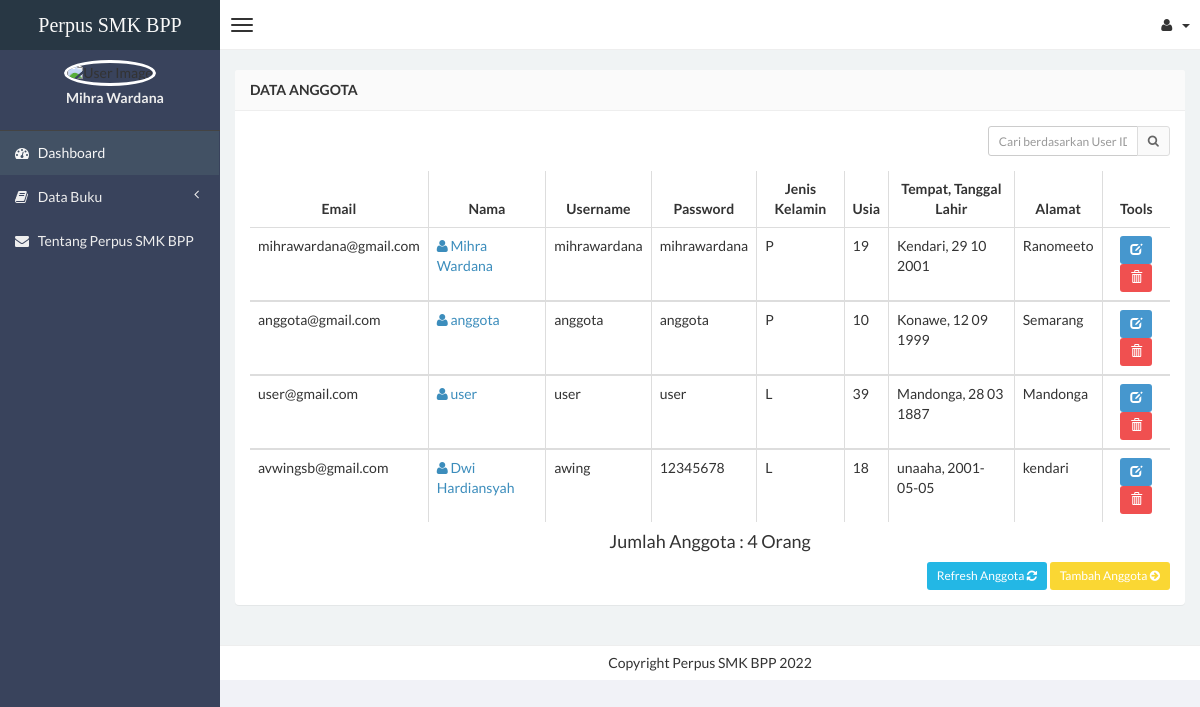
/anggota/anggota.php (signed in), run on the app's committed database.
### tables this page shows
CREATE TABLE `data_anggota` (
  `id` int(4) NOT NULL,
  `no_induk` varchar(100) NOT NULL,
  `nama` varchar(150) NOT NULL,
  `username` varchar(100) NOT NULL,
  `password` varchar(25) NOT NULL,
  `jk` varchar(2) NOT NULL,
  `kelas` varchar(5) NOT NULL,
  `ttl` varchar(100) NOT NULL,
  `alamat` varchar(250) NOT NULL,
  `foto` varchar(75) NOT NULL
);

### anggota/anggota.php (the view, shortened to what this page needs)
<?php
if (empty($_SESSION['username'])) {
    header('location:../index.php');
} else {
?>
    <!DOCTYPE html>
    <html>
    <head>
        <link href="../css/bootstrap.min.css" rel="stylesheet" type="text/css" />
        <link href="../css/font-awesome.min.css" rel="stylesheet" type="text/css" />
        <link href="../css/ionicons.min.css" rel="stylesheet" type="text/css" />
        <link href="../css/morris/morris.css" rel="stylesheet" type="text/css" />
        <link href="../css/jvectormap/jquery-jvectormap-1.2.2.css" rel="stylesheet" type="text/css" />
        <link href="../css/datepicker/datepicker3.css" rel="stylesheet" type="text/css" />
        <link href="../css/daterangepicker/daterangepicker-bs3.css" rel="stylesheet" type="text/css" />
        <link href="../css/iCheck/all.css" rel="stylesheet" type="text/css" />
        <link href="../css/style.css" rel="stylesheet" type="text/css" />
    </head>
    <body class="skin-black">
        <header class="header">
            <a href="index.php" class="logo">
                Perpus SMK BPP
            </a>
            <nav class="navbar navbar-static-top" role="navigation">
                <a href="#" class="navbar-btn sidebar-toggle" data-toggle="offcanvas" role="button">
                    <span class="icon-bar"></span>
                    <span class="icon-bar"></span>
                    <span class="icon-bar"></span>
                </a>
                <div class="navbar-right">
                    <ul class="nav navbar-nav">
                        <li class="dropdown user user-menu">
                            <a href="#" class="dropdown-toggle" data-toggle="dropdown">
                                <i class="fa fa-user"></i>
                                <span><?php echo $_SESSION['fullname']; ?> <i class="caret"></i></span>
                            </a>
                        </li>
                    </ul>
                </div>
            </nav>
        </header>
    <?php } ?>
    <div class="wrapper row-offcanvas row-offcanvas-left">
        <aside class="left-side sidebar-offcanvas">
            <section class="sidebar">
                <div class="user-panel">
                    <div>
                        <center><img src="<?php echo $_SESSION['foto']; ?>" height="80" width="80" class="img-circle" alt="User Image" style="border: 3px solid white;" /></center>
                    </div>
                    <div class="info">
                        <center>
                            <p><?php echo $_SESSION['nama']; ?></p>
                        </center>
                    </div>
                </div>
                <?php include "menu.php"; ?>
            </section>
        </aside>
        <aside class="right-side">
            <section class="content">
                <div class="row">
                    <div class="col-xs-12">
                        <div class="panel">
                            <header class="panel-heading">
                                <b>Data Anggota</b>
                            </header>
                            <div class="panel-body table-responsive">
                                <div class="box-tools m-b-15">
                                    <form action="anggota.php" method="POST">
                                        <div class="input-group">
                                            <input type='text' class="form-control input-sm pull-right" style="width: 150px;" name='qcari' placeholder='Cari berdasarkan User ID dan Username' required />
                                            <div class="input-group-btn">
                                                <button class="btn btn-sm btn-default" type="submit"><i class="fa fa-search"></i></button>
                                            </div>
                                        </div>
                                    </form>
                                </div>
                                <?php
                                $query1 = "select * from data_anggota";
                                $tampil = mysqli_query($conn, $query1) or die(mysqli_error($conn));
                                ?>
                                <table id="example" class="table table-hover table-bordered">
                                    <thead>
                                        <tr>
                                            <th>
                                                <center>Email </center>
                                            </th>
                                            <th>
                                                <center>Nama </center>
                                            </th>
                                            <th>
                                                <center>Username </center>
                                            </th>
                                            <th>
                                                <center>Password </center>
                                            </th>
                                            <th>
                                                <center>Jenis Kelamin </center>
                                            </th>
                                            <th>
                                                <center>Usia </center>
                                            </th>
                                            <th>
                                                <center>Tempat, Tanggal Lahir </center>
                                            </th>
                                            <th>
                                                <center>Alamat </center>
                                            </th>
                                            <th>
                                                <center>Tools</center>
                                            </th>
                                        </tr>
                                    </thead>
                                    <?php while ($data = mysqli_fetch_array($tampil)) { ?>
                                        <tbody>
                                            <tr>
                                                <td><?php echo $data['no_induk']; ?></td>
                                                <td><a href="detail-anggota.php?hal=edit&kd=<?php echo $data['id']; ?>"><span class="fa fa-user"></span> <?php echo $data['nama']; ?></a></td>
                                                <td><?php echo $data['username']; ?></td>
                                                <td><?php echo $data['password']; ?></td>
                                                <td><?php echo $data['jk']; ?></td>
                                                <td><?php echo $data['kelas']; ?></td>
                                                <td><?php echo $data['ttl']; ?></td>
                                                <td><?php echo $data['alamat']; ?></td>
                                                <td>
                                                    <center>
                                                        <div id="thanks"><a class="btn btn-sm btn-primary" data-placement="bottom" data-toggle="tooltip" title="Edit Anggota" href="edit-anggota.php?hal=edit&kd=<?php echo $data['id']; ?>"><span class="glyphicon glyphicon-edit"></span></a>
                                                            <a onclick="return confirm ('Yakin hapus <?php echo $data['nama']; ?>.?');" class="btn btn-sm btn-danger tooltips" data-placement="bottom" data-toggle="tooltip" title="Hapus Anggota" href="hapus-anggota.php?hal=hapus&kd=<?php echo $data['id']; ?>"><span class="glyphicon glyphicon-trash"></a>
                                                    </center>
                                                </td>
                                            </tr>
                            </div>
                        <?php
                                    }
                        ?>
                        <?php $tampil = mysqli_query($conn, "select * from data_anggota order by id");
                        $user = mysqli_num_rows($tampil);
                        ?>
                        <center>
                            <h4>Jumlah Anggota : <?php echo "$user"; ?> Orang </h4>
                        </center>
                        <div class="text-right" style="margin-top: 10px;">
                            <a href="anggota.php" class="btn btn-sm btn-info">Refresh Anggota <i class="fa fa-refresh"></i></a> <a href="input-anggota.php" class="btn btn-sm btn-warning">Tambah Anggota <i class="fa fa-arrow-circle-right"></i></a>
                        </div>
                        </div>
    <div class="footer-main">
        Copyright Perpus SMK BPP 2022
    </div>
    </body>
    </html>

### data on the page
data_anggota: no_induk "mihrawardana@gmail.com", nama "Mihra Wardana", username "mihrawardana", password "mihrawardana", jk "P", kelas "19", ttl "Kendari, 29 10 2001", alamat "Ranomeeto"
data_anggota: no_induk "anggota@gmail.com", nama "anggota", username "anggota", password "anggota", jk "P", kelas "10", ttl "Konawe, 12 09 1999", alamat "Semarang"
data_anggota: no_induk "user@gmail.com", nama "user", username "user", password "user", jk "L", kelas "39", ttl "Mandonga, 28 03 1887", alamat "Mandonga"
data_anggota: no_induk "avwingsb@gmail.com", nama "Dwi Hardiansyah", username "awing", password "12345678", jk "L", kelas "18", ttl "unaaha, 2001-05-05", alamat "kendari"

### other printed values
$_SESSION['nama'] "Mihra Wardana"
$user "4"
